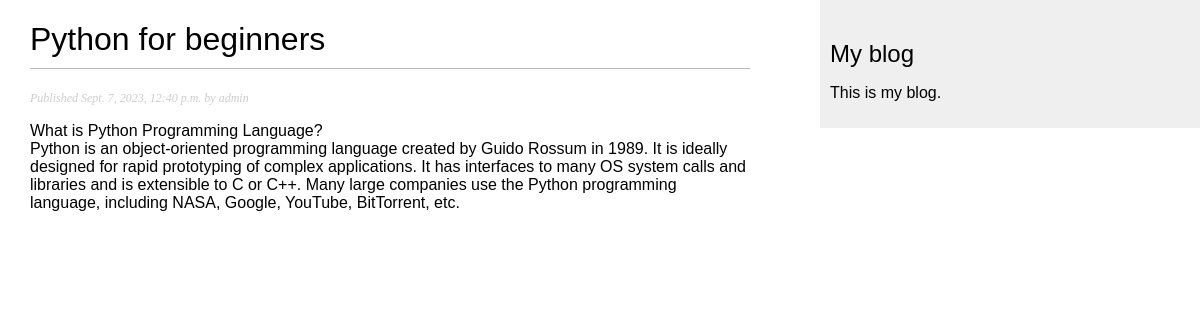
The page /blog/2023/9/7/python-for-beginners/ on the database its author committed.
### blog/models.py (models this page shows, shortened)
class Post(models.Model):
    class Status(models.TextChoices):
        DRAFT = 'DF', 'Draft'
        PUBLISHED = 'PB', 'Published'
    title = models.CharField(max_length=250)
    slug = models.SlugField(max_length=250, unique_for_date='publish')
    body = models.TextField()
    publish = models.DateTimeField(default=timezone.now)
    created = models.DateTimeField(auto_now_add=True)
    updated = models.DateTimeField(auto_now=True)
    status = models.CharField(max_length=2, choices=Status.choices, default=Status.PUBLISHED)
    author = models.ForeignKey(User, on_delete=models.CASCADE, related_name='blog_posts')
    objects = models.Manager()
    published = PublishedManager()
    class Meta:
        ordering = ['-publish']
        indexes = [models.Index(fields=['-publish']),]

### blog/views.py (the view)
# urls.py: path('<int:year>/<int:month>/<int:day>/<slug:post>/', views.post_detail, name='post_detail'),
def post_detail(request, year, month, day, post):
    post = get_object_or_404(Post,
                             status = Post.Status.PUBLISHED,
                             slug = post,
                             publish__year = year,
                             publish__month = month,
                             publish__day = day)
    return render(request, 'blog/post/detail.html', {'post': post})

### blog/templates/blog/post/detail.html (shortened to what this page needs)
{% extends 'blog/base.html' %}
{% block content %}
  <h1>{{ post.title }}</h1>
  <p class="date">
    Published {{post.publish}} by {{ post.author }}
  </p>
  {{ post.body|linebreaks }}
{% endblock %}

### blog/static/css/blog.css (style rules this page uses)
body { margin:0; padding:0; font-family:helvetica, sans-serif; }
h1 { font-weight:normal; border-bottom:1px solid #bbb; padding:0 0 10px 0; }
p.date { color:#ccc; font-family: georgia, serif; font-size: 12px; font-style: italic; }

### rows shown on the page
Post: title "Python for beginners", publish "Sept. 7, 2023, 12:40 p.m.", author "admin", body "What is Python Programming Language? Python is an object-oriented programming language created by Guido Rossum in 1989. It is ideally designed for rapid prototyping of complex applications. It has interfaces to many OS system calls and libraries and is extensible to C or C++. Many large companies use the Python programming language, including NASA, Google, YouTube, BitTorrent, etc."
